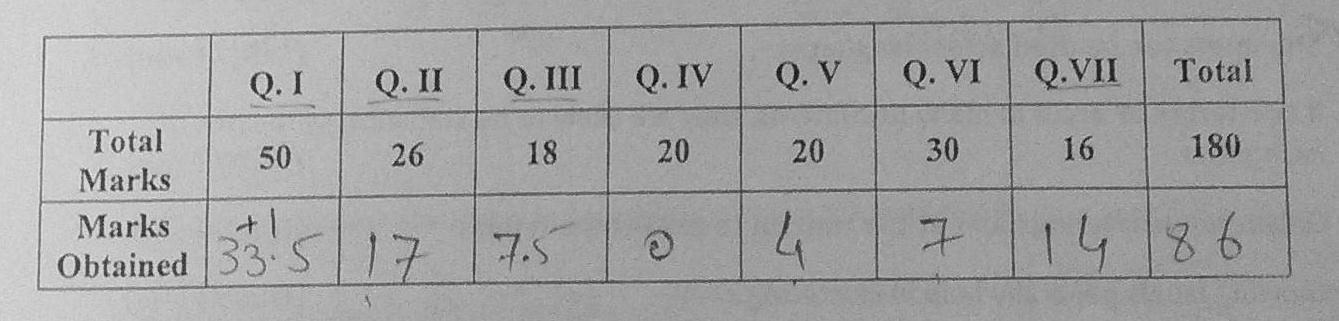
%> input picture digits/mark_1.jpg, 1339 x 321 px
$ octave --eval "mota('mark_1.jpg');"   (GNU Octave 9; MATLAB toolbox functions it lacks are replaced by stand-ins)
%> lines starting %> are read from the running program, lines starting %| are printed output that depends on the picture; in (x1, y1, x2, y2) boxes, pixels count from 0 and x2, y2 are one past the last pixel; in counts of white or black regions, pixels touching at a corner belong together; the program's own positions count from 1
function mota(imagee)
%> called with imagee = 'mark_1.jpg'

im = imread(imagee);
%> im is the input picture: size 321x1339x3 uint8; min 0, max 241, mean 162.6

if ndims(im)>=3
	im = rgb2gray(im);
%> im: size 321x1339 uint8
end

regionImage = im;
regionImage = padarray(regionImage, [1 1]);
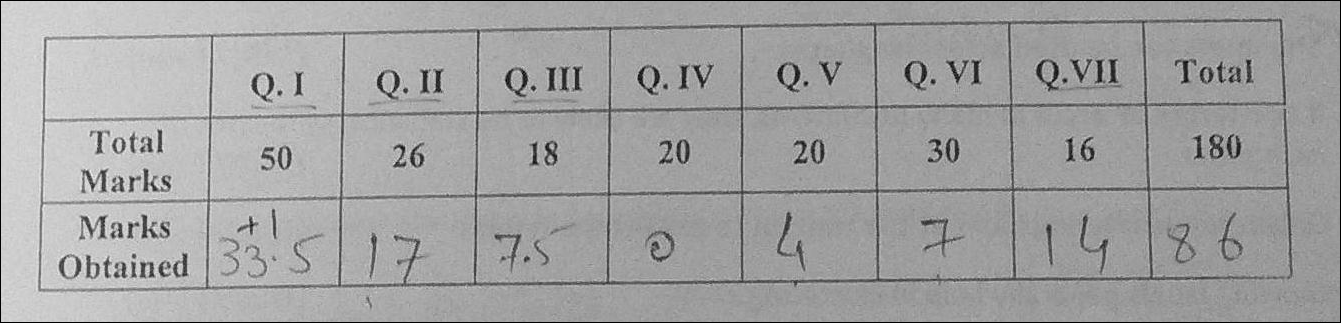
%> regionImage: size 323x1341 uint8; min 0, max 241, mean 161.4

% Compute the stroke width image.
distanceImage = bwdist(~regionImage);
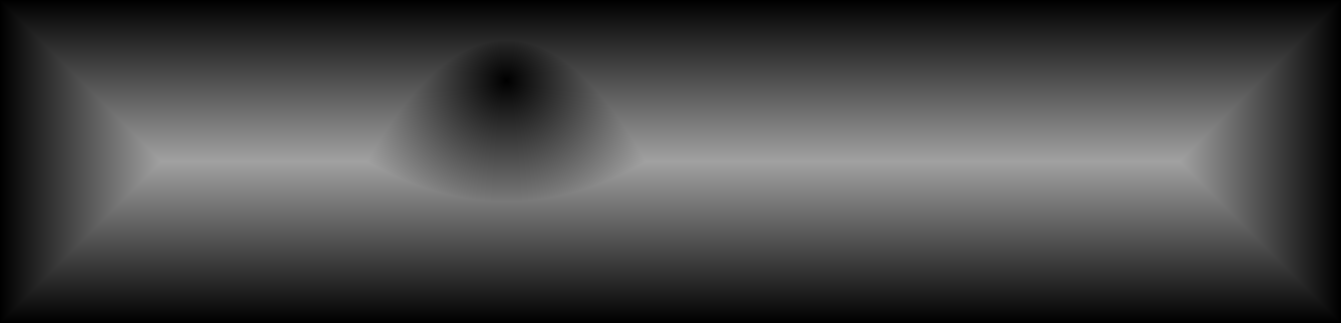
%> distanceImage: size 323x1341 single; min 0, max 161, mean 71
skeletonImage = bwmorph(regionImage, 'thin', inf);
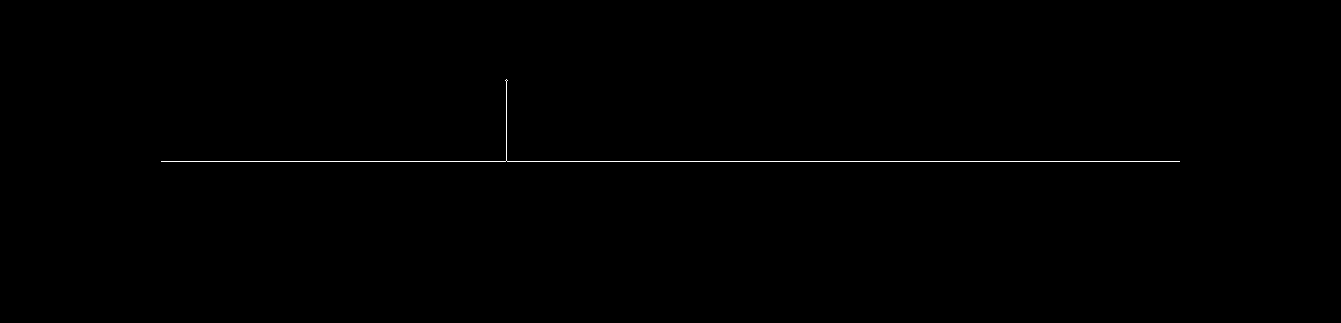
%> skeletonImage: size 323x1341 logical; 0.25% white in thin lines or dots, all inside (x1, y1, x2, y2) = (161, 79, 1180, 162)

strokeWidthImage = distanceImage;
strokeWidthImage(~skeletonImage) = 0;

% Show the region image alongside the stroke width image.
figure, imshow(regionImage,[]),title('Region Image')

figure, imshow(strokeWidthImage,[]),title('strokeWidthImage Image')

end
